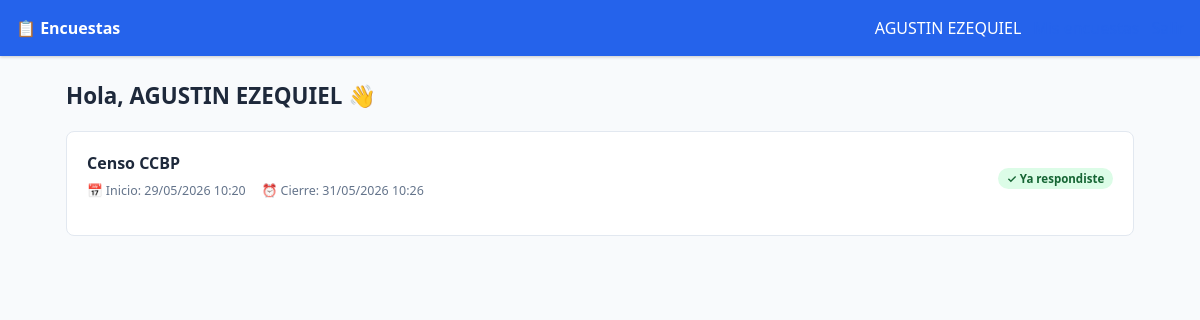
/encuesta/ (signed in), run on the app's committed database.
### app/models.py (models this page shows, shortened)
class User(db.Model):
    __tablename__ = "users"
    id = db.Column(db.Integer, primary_key=True)
    documento = db.Column(db.String(50), unique=True, nullable=False)
    nombre = db.Column(db.String(200), nullable=False)
    email = db.Column(db.String(200))
    grupo_primario = db.Column(db.String(200))
    parcela = db.Column(db.String(100))
    app_access = db.Column(db.Boolean, default=True)
    password_hash = db.Column(db.String(256), nullable=False)
    is_admin = db.Column(db.Boolean, default=False)
    created_at = db.Column(db.DateTime, default=datetime.utcnow)
    responses = db.relationship("Response", backref="user", lazy=True)

class Survey(db.Model):
    __tablename__ = "surveys"
    id = db.Column(db.Integer, primary_key=True)
    title = db.Column(db.String(300), nullable=False)
    description = db.Column(db.Text)
    start_date = db.Column(db.DateTime)
    end_date = db.Column(db.DateTime)
    is_active = db.Column(db.Boolean, default=False)
    terms_text = db.Column(db.Text, nullable=True)   # Términos y condiciones (opcional)
    created_at = db.Column(db.DateTime, default=datetime.utcnow)
    questions = db.relationship(
        "Question", backref="survey", lazy=True, order_by="Question.order"
    )
    responses = db.relationship("Response", backref="survey", lazy=True)
    @property
    def is_open(self):
        now = datetime.utcnow()
        if not self.is_active:
            return False
        if self.start_date and now < self.start_date:
            return False
        if self.end_date and now > self.end_date:
            return False
        return True

### app/routes_survey.py (the view)
@survey_bp.route("/")
@login_required
def index():
    user = User.query.get(session["user_id"])
    surveys = Survey.query.filter_by(is_active=True).all()
    open_surveys = []
    for s in surveys:
        already_responded = Response.query.filter_by(
            user_id=user.id, survey_id=s.id, is_complete=True
        ).first()
        open_surveys.append(
            {
                "survey": s,
                "is_open": s.is_open,
                "already_responded": already_responded is not None,
            }
        )
    return render_template("survey/index.html", user=user, surveys=open_surveys)

### app/routes_survey.py (called while the page is built)
def login_required(f):
    @wraps(f)
    def decorated(*args, **kwargs):
        if not session.get("user_id"):
            return redirect(url_for("auth.login"))
        return f(*args, **kwargs)
    return decorated

### templates/survey/index.html (shortened to what this page needs)
{% extends "base.html" %}
{% block content %}
<h1 class="page-title">Hola, {{ user.nombre }} 👋</h1>
{% if surveys %}
  {% for item in surveys %}
  <div class="card">
    <div class="card-header">
      <div style="flex:1;min-width:0;">
        <div class="card-title">{{ item.survey.title }}</div>
        <div style="font-size:.78rem;color:var(--text-muted);margin-top:.5rem;display:flex;gap:1rem;flex-wrap:wrap;">
          {% if item.survey.start_date %}<span>📅 Inicio: {{ item.survey.start_date.strftime('%d/%m/%Y %H:%M') }}</span>{% endif %}
          {% if item.survey.end_date %}<span>⏰ Cierre: {{ item.survey.end_date.strftime('%d/%m/%Y %H:%M') }}</span>{% endif %}
        </div>
      </div>
      <div style="flex-shrink:0;margin-top:.25rem;">
        {% if item.already_responded %}
          <span class="badge badge-green">✓ Ya respondiste</span>
        {% elif item.is_open %}
          {% if item.survey.terms_text %}
          <a href="/encuesta/{{ item.survey.id }}/terminos" class="btn btn-primary">Responder →</a>
          {% else %}
          <a href="/encuesta/{{ item.survey.id }}" class="btn btn-primary">Responder →</a>
          {% endif %}
        {% else %}
          <span class="badge badge-gray">No disponible</span>
        {% endif %}
      </div>
    </div>
  </div>
  {% endfor %}
{% else %}
  <div class="card">
    <p class="text-muted">No hay encuestas disponibles por el momento.</p>
  </div>
{% endif %}
{% endblock %}

### templates/base.html (style rules this page uses)
*, *::before, *::after { box-sizing: border-box; margin: 0; padding: 0; }
:root { --primary: #2563eb; --primary-dark: #1d4ed8; --success: #16a34a; --danger: #dc2626; --warning: #d97706; --info: #0891b2; --bg: #f8fafc; --surface: #ffffff; --border: #e2e8f0; --text: #1e293b; --text-muted: #64748b; --radius: 8px; --nav-h: 56px; }
html { font-size: 16px; }
body { font-family: system-ui, -apple-system, sans-serif; background: var(--bg); color: var(--text); min-height: 100vh; }
.card { background: var(--surface); border: 1px solid var(--border); border-radius: var(--radius); padding: 1.25rem; margin-bottom: 1.25rem; }
.card-header { display: flex; align-items: center; justify-content: space-between; flex-wrap: wrap; gap: .5rem; margin-bottom: 1rem; }
.card-title { font-size: 1rem; font-weight: 600; }
.badge { display: inline-block; padding: .2rem .55rem; border-radius: 9999px; font-size: .72rem; font-weight: 600; }
.badge-green { background: #dcfce7; color: #166534; }
.page-title { font-size: 1.4rem; font-weight: 700; margin-bottom: 1.25rem; }

### data on the page
User: nombre "AGUSTIN EZEQUIEL"
Survey: survey "Censo CCBP", survey.start_date "29/05/2026 10:20", survey.end_date "31/05/2026 10:26"

### other printed values
{{ session.user_name }} "AGUSTIN EZEQUIEL"
